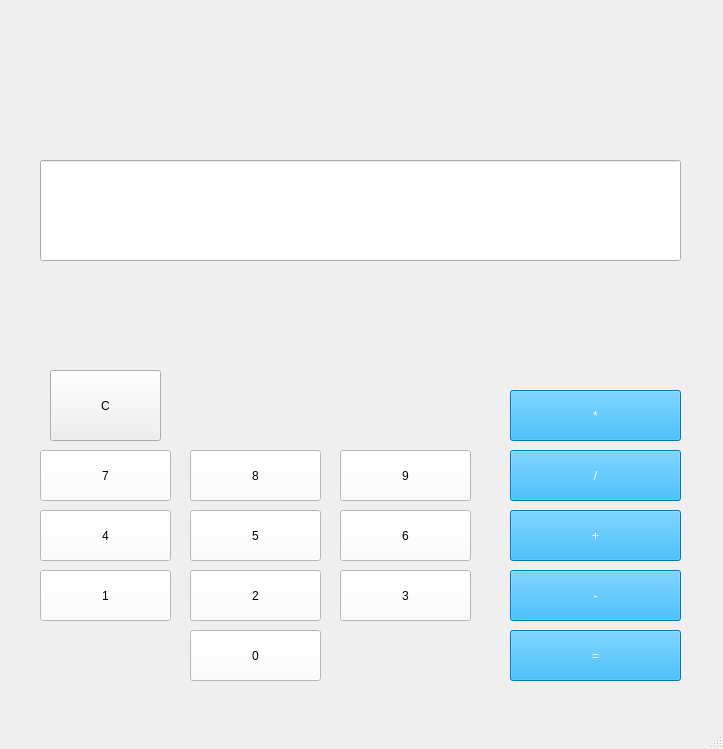
<?xml version="1.0" encoding="UTF-8"?>
<ui version="4.0">
 <class>MainWindow</class>
 <widget class="QMainWindow" name="MainWindow">
  <property name="geometry">
   <rect>
    <x>0</x>
    <y>0</y>
    <width>723</width>
    <height>749</height>
   </rect>
  </property>
  <property name="windowTitle">
   <string>MainWindow</string>
  </property>
  <widget class="QWidget" name="centralwidget">
   <widget class="QPushButton" name="pushButton">
    <property name="geometry">
     <rect>
      <x>190</x>
      <y>630</y>
      <width>131</width>
      <height>51</height>
     </rect>
    </property>
    <property name="styleSheet">
     <string notr="true">font: 20pt &quot;MS Shell Dlg 2&quot;;
border-color: rgb(255, 255, 255);
background-color: rgb(255, 255, 255);</string>
    </property>
    <property name="text">
     <string>0</string>
    </property>
   </widget>
   <widget class="QPushButton" name="pushButton_2">
    <property name="geometry">
     <rect>
      <x>40</x>
      <y>570</y>
      <width>131</width>
      <height>51</height>
     </rect>
    </property>
    <property name="styleSheet">
     <string notr="true">font: 20pt &quot;MS Shell Dlg 2&quot;;
border-color: rgb(255, 255, 255);
background-color: rgb(255, 255, 255);</string>
    </property>
    <property name="text">
     <string>1</string>
    </property>
   </widget>
   <widget class="QPushButton" name="pushButton_3">
    <property name="geometry">
     <rect>
      <x>190</x>
      <y>570</y>
      <width>131</width>
      <height>51</height>
     </rect>
    </property>
    <property name="styleSheet">
     <string notr="true">font: 20pt &quot;MS Shell Dlg 2&quot;;
border-color: rgb(255, 255, 255);
background-color: rgb(255, 255, 255);</string>
    </property>
    <property name="text">
     <string>2</string>
    </property>
   </widget>
   <widget class="QPushButton" name="pushButton_4">
    <property name="geometry">
     <rect>
      <x>340</x>
      <y>570</y>
      <width>131</width>
      <height>51</height>
     </rect>
    </property>
    <property name="styleSheet">
     <string notr="true">font: 20pt &quot;MS Shell Dlg 2&quot;;
border-color: rgb(255, 255, 255);
background-color: rgb(255, 255, 255);</string>
    </property>
    <property name="text">
     <string>3</string>
    </property>
   </widget>
   <widget class="QPushButton" name="pushButton_5">
    <property name="geometry">
     <rect>
      <x>40</x>
      <y>510</y>
      <width>131</width>
      <height>51</height>
     </rect>
    </property>
    <property name="styleSheet">
     <string notr="true">font: 20pt &quot;MS Shell Dlg 2&quot;;
border-color: rgb(255, 255, 255);
background-color: rgb(255, 255, 255);</string>
    </property>
    <property name="text">
     <string>4</string>
    </property>
   </widget>
   <widget class="QPushButton" name="pushButton_6">
    <property name="geometry">
     <rect>
      <x>190</x>
      <y>510</y>
      <width>131</width>
      <height>51</height>
     </rect>
    </property>
    <property name="styleSheet">
     <string notr="true">font: 20pt &quot;MS Shell Dlg 2&quot;;
border-color: rgb(255, 255, 255);
background-color: rgb(255, 255, 255);</string>
    </property>
    <property name="text">
     <string>5</string>
    </property>
   </widget>
   <widget class="QPushButton" name="pushButton_7">
    <property name="geometry">
     <rect>
      <x>340</x>
      <y>510</y>
      <width>131</width>
      <height>51</height>
     </rect>
    </property>
    <property name="styleSheet">
     <string notr="true">font: 20pt &quot;MS Shell Dlg 2&quot;;
border-color: rgb(255, 255, 255);
background-color: rgb(255, 255, 255);</string>
    </property>
    <property name="text">
     <string>6</string>
    </property>
   </widget>
   <widget class="QPushButton" name="pushButton_8">
    <property name="geometry">
     <rect>
      <x>40</x>
      <y>450</y>
      <width>131</width>
      <height>51</height>
     </rect>
    </property>
    <property name="styleSheet">
     <string notr="true">font: 20pt &quot;MS Shell Dlg 2&quot;;
border-color: rgb(255, 255, 255);
background-color: rgb(255, 255, 255);</string>
    </property>
    <property name="text">
     <string>7</string>
    </property>
   </widget>
   <widget class="QPushButton" name="pushButton_9">
    <property name="geometry">
     <rect>
      <x>190</x>
      <y>450</y>
      <width>131</width>
      <height>51</height>
     </rect>
    </property>
    <property name="styleSheet">
     <string notr="true">font: 20pt &quot;MS Shell Dlg 2&quot;;
border-color: rgb(255, 255, 255);
background-color: rgb(255, 255, 255);</string>
    </property>
    <property name="text">
     <string>8</string>
    </property>
   </widget>
   <widget class="QPushButton" name="pushButton_10">
    <property name="geometry">
     <rect>
      <x>340</x>
      <y>450</y>
      <width>131</width>
      <height>51</height>
     </rect>
    </property>
    <property name="styleSheet">
     <string notr="true">font: 20pt &quot;MS Shell Dlg 2&quot;;
border-color: rgb(255, 255, 255);
background-color: rgb(255, 255, 255);</string>
    </property>
    <property name="text">
     <string>9</string>
    </property>
   </widget>
   <widget class="QPushButton" name="pushButton_11">
    <property name="geometry">
     <rect>
      <x>510</x>
      <y>390</y>
      <width>171</width>
      <height>51</height>
     </rect>
    </property>
    <property name="styleSheet">
     <string notr="true">background-color: rgb(0, 170, 255);
color: rgb(255, 255, 255);
font: 24pt &quot;MS Shell Dlg 2&quot;;</string>
    </property>
    <property name="text">
     <string>*</string>
    </property>
   </widget>
   <widget class="QPushButton" name="pushButton_12">
    <property name="geometry">
     <rect>
      <x>510</x>
      <y>450</y>
      <width>171</width>
      <height>51</height>
     </rect>
    </property>
    <property name="styleSheet">
     <string notr="true">background-color: rgb(0, 170, 255);
color: rgb(255, 255, 255);
font: 20pt &quot;MS Shell Dlg 2&quot;;</string>
    </property>
    <property name="text">
     <string>/</string>
    </property>
   </widget>
   <widget class="QPushButton" name="pushButton_13">
    <property name="geometry">
     <rect>
      <x>510</x>
      <y>510</y>
      <width>171</width>
      <height>51</height>
     </rect>
    </property>
    <property name="styleSheet">
     <string notr="true">background-color: rgb(0, 170, 255);
color: rgb(255, 255, 255);
font: 24pt &quot;MS Shell Dlg 2&quot;;</string>
    </property>
    <property name="text">
     <string>+</string>
    </property>
   </widget>
   <widget class="QPushButton" name="pushButton_14">
    <property name="geometry">
     <rect>
      <x>510</x>
      <y>570</y>
      <width>171</width>
      <height>51</height>
     </rect>
    </property>
    <property name="styleSheet">
     <string notr="true">background-color: rgb(0, 170, 255);
color: rgb(255, 255, 255);
font: 24pt &quot;MS Shell Dlg 2&quot;;</string>
    </property>
    <property name="text">
     <string>-</string>
    </property>
   </widget>
   <widget class="QPushButton" name="pushButton_15">
    <property name="geometry">
     <rect>
      <x>510</x>
      <y>630</y>
      <width>171</width>
      <height>51</height>
     </rect>
    </property>
    <property name="styleSheet">
     <string notr="true">background-color: rgb(0, 170, 255);
color: rgb(255, 255, 255);
font: 24pt &quot;MS Shell Dlg 2&quot;;</string>
    </property>
    <property name="text">
     <string>=</string>
    </property>
   </widget>
   <widget class="QPushButton" name="pushButton_16">
    <property name="geometry">
     <rect>
      <x>50</x>
      <y>370</y>
      <width>111</width>
      <height>71</height>
     </rect>
    </property>
    <property name="styleSheet">
     <string notr="true">font: 20pt &quot;MS Shell Dlg 2&quot;;</string>
    </property>
    <property name="text">
     <string>C</string>
    </property>
   </widget>
   <widget class="QLineEdit" name="lineEdit">
    <property name="geometry">
     <rect>
      <x>40</x>
      <y>160</y>
      <width>641</width>
      <height>101</height>
     </rect>
    </property>
   </widget>
   <widget class="QLabel" name="label">
    <property name="geometry">
     <rect>
      <x>50</x>
      <y>80</y>
      <width>521</width>
      <height>61</height>
     </rect>
    </property>
    <property name="text">
     <string/>
    </property>
   </widget>
  </widget>
  <widget class="QMenuBar" name="menubar">
   <property name="geometry">
    <rect>
     <x>0</x>
     <y>0</y>
     <width>723</width>
     <height>31</height>
    </rect>
   </property>
  </widget>
  <widget class="QStatusBar" name="statusbar"/>
 </widget>
 <resources/>
 <connections/>
</ui>
